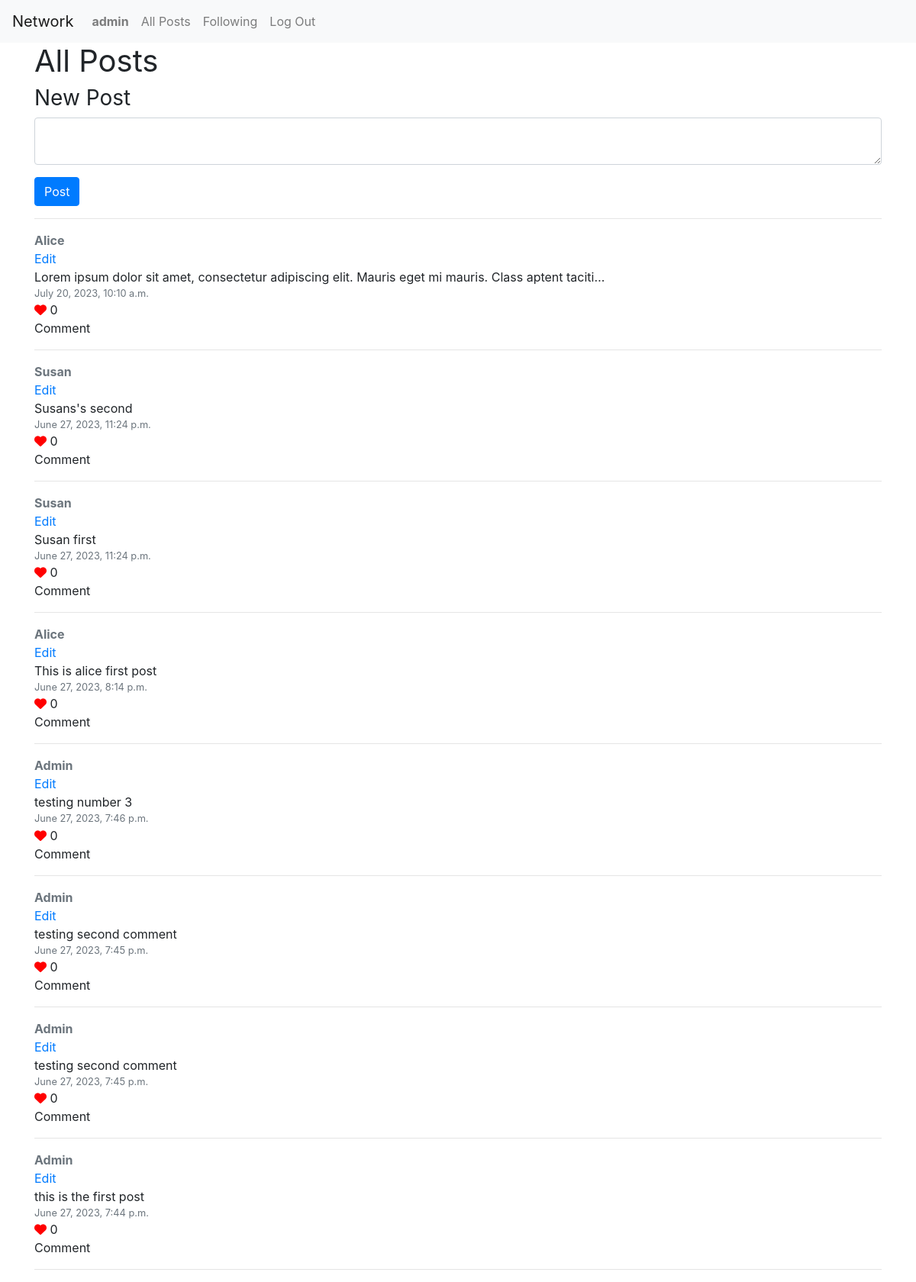
/ (signed in), run on the app's committed database.
### network/models.py (models this page shows, shortened)
class User(AbstractUser):
    pass

class Post(models.Model):
    content = models.TextField(verbose_name='')
    user = models.ForeignKey(User, on_delete=models.CASCADE)
    comment = models.ForeignKey(Comment, on_delete=models.CASCADE, blank=True, null=True)
    pub_date = models.DateTimeField(auto_now_add=True)
    likes = models.ManyToManyField(User, related_name="post_like", blank=True)

### network/views.py (the view, shortened to what this page needs)
# urls.py: path("", views.index, name="index"),
def index(request):
    form = PostForm()
    posts = Post.objects.order_by('-pub_date')
    return render(request, "network/index.html", {'form': form, 'posts': posts})

### network/forms.py
class PostForm(forms.ModelForm):
    class Meta:
        model = Post
        fields = ['content' ]
        widgets = {
            'content' : forms.Textarea(attrs={'rows': 2, 'class': 'form-control mb-2'})
        }

### network/templates/network/index.html (shortened to what this page needs)
{% extends "network/layout.html" %}
{% load static %}
{% load crispy_forms_tags %}
{% block body %}
    <div class="container">
        {% if request.user.is_authenticated %}
            <h1 class="fw_400">All Posts</h1>
            <p class="h3 fw_400">New Post</p>
            <form method="post">
                {{ form|crispy }}
                <button class="btn btn-primary" type="submit">Post</button>
            </form>
            <hr>
            {% for post in posts  %}
{% load static %}
{% load static %}
                <a href="#" class="my-1 font-weight-bold text-secondary">{{post.user | capfirst }}</a>
                <a class="d-block" href="#">Edit</a>
                <p class="my-0">{{ post.content|truncatechars:100 }} {% if post.content.count > 100 %}...{% endif %}</p>
                <p class="my-0 text-muted small">{{post.pub_date}}</p>
                <i class="fa-solid fa-heart" style="color: #ff0000;"></i>
                <span>{{ post.likes.count }}</span>
                <p class="my-0">Comment</p>
                <hr>
            {% endfor %}
        {% endif %}
    </div>
{% endblock %}

### network/templates/network/layout.html (shortened to what this page needs)
{% load static %}
<!DOCTYPE html>
<html lang="en">
    <head>
        <link rel="stylesheet" href="https://stackpath.bootstrapcdn.com/bootstrap/4.4.1/css/bootstrap.min.css">
        <link href="{% static 'network/styles.css' %}" rel="stylesheet">
    </head>
    <body>
        <nav class="navbar navbar-expand-lg navbar-light bg-light">
            <a class="navbar-brand" href="#">Network</a>
            <div>
              <ul class="navbar-nav mr-auto">
                {% if user.is_authenticated %}
                    <li class="nav-item">
                        <a class="nav-link" href="#"><strong>{{ user.username }}</strong></a>
                    </li>
                {% endif %}
                <li class="nav-item">
                  <a class="nav-link" href="{% url 'index' %}">All Posts</a>
                </li>
                {% if user.is_authenticated %}
                    <li class="nav-item">
                        <a class="nav-link" href="{% url 'following' %}">Following</a>
                    </li>
                    <li class="nav-item">
                        <a class="nav-link" href="{% url 'logout' %}">Log Out</a>
                    </li>
                {% endif %}
              </ul>
            </div>
          </nav>
        <div class="body">
            {% block body %}
            {% endblock %}
        </div>
    </body>
</html>

### network/static/network/styles.css (style rules this page uses)
.fw_400 { font-weight: 400; }

### data on the page
User: username "admin"
Post: user "Alice", content "Lorem ipsum dolor sit amet, consectetur adipiscing elit. Mauris eget mi mauris. Class aptent taciti…", pub_date "July 20, 2023, 10:10 a.m.", likes.count "0"
Post: user "Susan", content "Susans's second", pub_date "June 27, 2023, 11:24 p.m.", likes.count "0"
Post: user "Susan", content "Susan first", pub_date "June 27, 2023, 11:24 p.m.", likes.count "0"
Post: user "Alice", content "This is alice first post", pub_date "June 27, 2023, 8:14 p.m.", likes.count "0"
Post: user "Admin", content "testing number 3", pub_date "June 27, 2023, 7:46 p.m.", likes.count "0"
Post: user "Admin", content "testing second comment", pub_date "June 27, 2023, 7:45 p.m.", likes.count "0"
Post: user "Admin", content "testing second comment", pub_date "June 27, 2023, 7:45 p.m.", likes.count "0"
Post: user "Admin", content "this is the first post", pub_date "June 27, 2023, 7:44 p.m.", likes.count "0"
